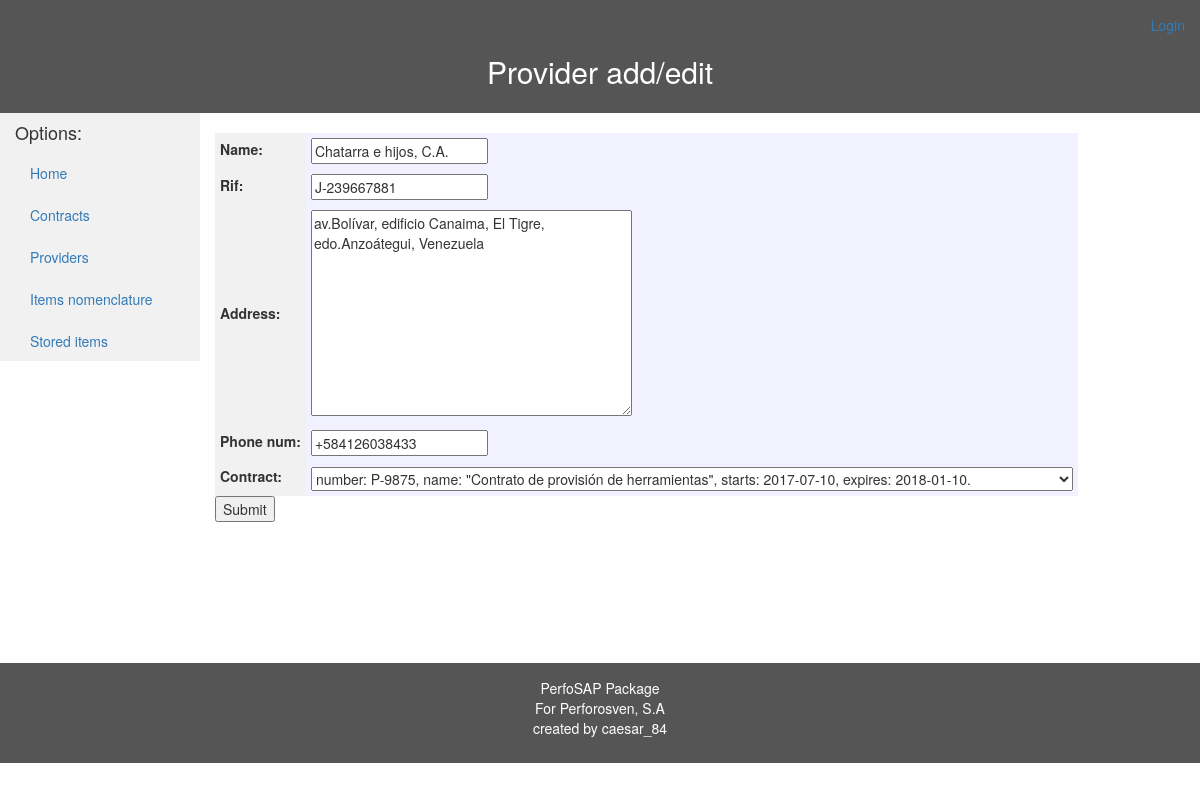
Page /almacen/provider/1/edit on the earlier database version.
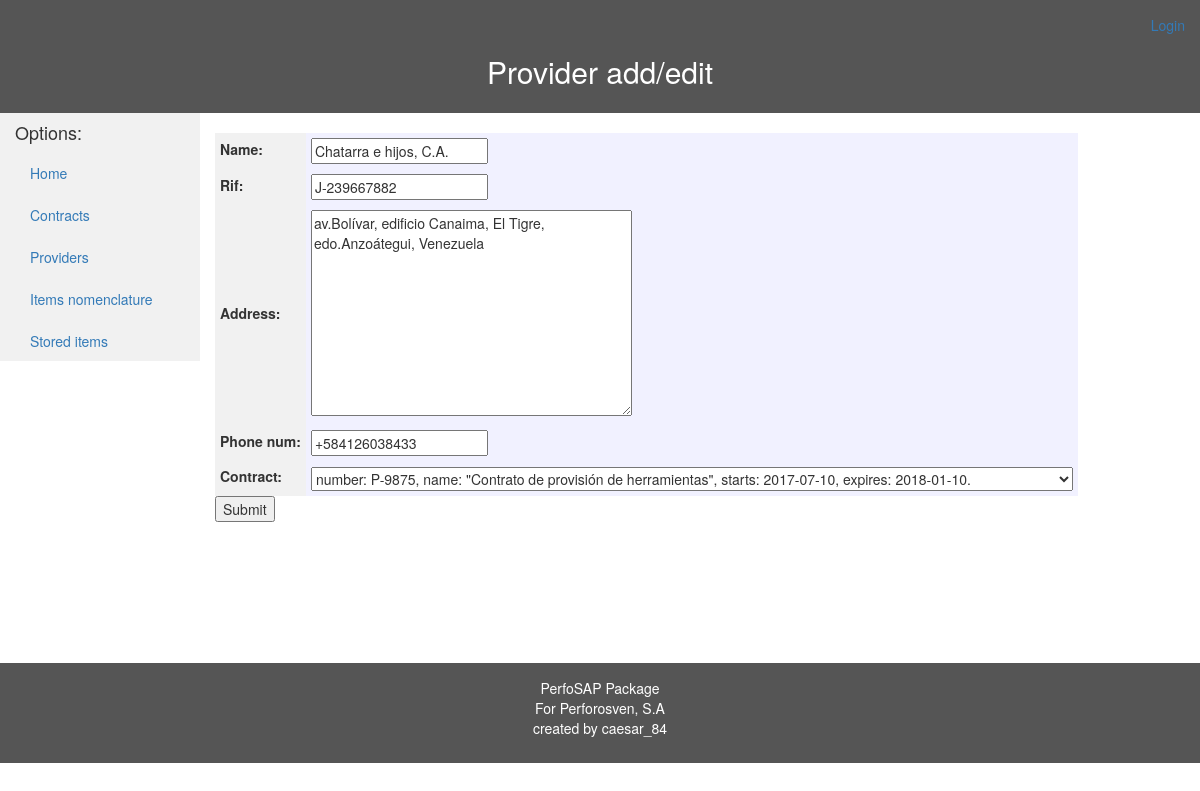
Same page on the later database version.
### almacen/models.py (models this page shows, shortened)
class LegalEntity(models.Model):
    name = models.CharField(max_length=100, help_text="Name")
    rif = models.CharField(max_length=11, help_text="RIF")
    address = models.TextField(help_text="Address")
    phone_num = models.CharField(max_length=15, help_text="Phone number")

class Contract(models.Model):
    name = models.CharField(max_length=100, help_text="Name")
    number = models.CharField(max_length=50, help_text="Contract number")
    description = models.TextField(help_text="Contract description")
    start_date = models.DateField(help_text="Start date")
    expiry_date = models.DateField(help_text="Expiry date")
    class Meta:
        ordering = ["-expiry_date", "start_date", "name"]
    def __str__(self):
        return "number: {0}, " \
               "name: \"{1}\", " \
               "starts: {2}, " \
               "expires: {3}."\
            .format(self.number, self.name, self.start_date, self.expiry_date)

### almacen/views.py (the view)
# urls.py: url(r'^provider/(?P<pk>\d+)/edit$', views.edit_provider, name='edit-provider'),
def edit_provider(request, pk):
    provider = get_object_or_404(Provider, pk=pk)
    if request.method == 'POST':
        form = NewOrEditProviderForm(request.POST)
        if form.is_valid():
            provider.name = form.cleaned_data['name']
            provider.rif = form.cleaned_data['rif']
            provider.address = form.cleaned_data['address']
            provider.phone_num = form.cleaned_data['phone_num']
            provider.contract = form.cleaned_data['contract']
            provider.save()
            return HttpResponseRedirect(reverse('almacen:provider-detail', args=[pk]))
    else:
        form = NewOrEditProviderForm(initial={
            'name': provider.name,
            'rif': provider.rif,
            'address': provider.address,
            'phone_num': provider.phone_num,
            'contract': provider.contract
        })
    return render(request, 'almacen/provider_edit.html', {'form': form, 'provider': provider})

### almacen/forms.py (shortened to what this page needs)
class NewOrEditProviderForm(forms.Form):
    name = forms.CharField()
    rif = forms.CharField(max_length=11)
    address = forms.CharField(widget=forms.Textarea())
    phone_num = forms.CharField(max_length=13)
    contract = forms.ModelChoiceField(queryset=Contract.objects.all())

### almacen/templates/almacen/provider_edit.html (shortened to what this page needs)
{% extends 'base_template.html' %}
{% block header %}
    <h2 id="center">Provider add/edit </h2>
{% endblock %}
{% block content %}
    <form action="{% url 'almacen:edit-provider' provider.pk %}" method="post">
        <table>
            {{ form }}
        </table>
        <input type="submit" value="Submit"/>
    </form>
{% endblock %}

Differences in the rows shown:
changed LegalEntity "av.Bolívar, edificio Canaima, El Tigre, edo.Anzoátegui, Venezuela": rif "J-239667881" → "J-239667882"
